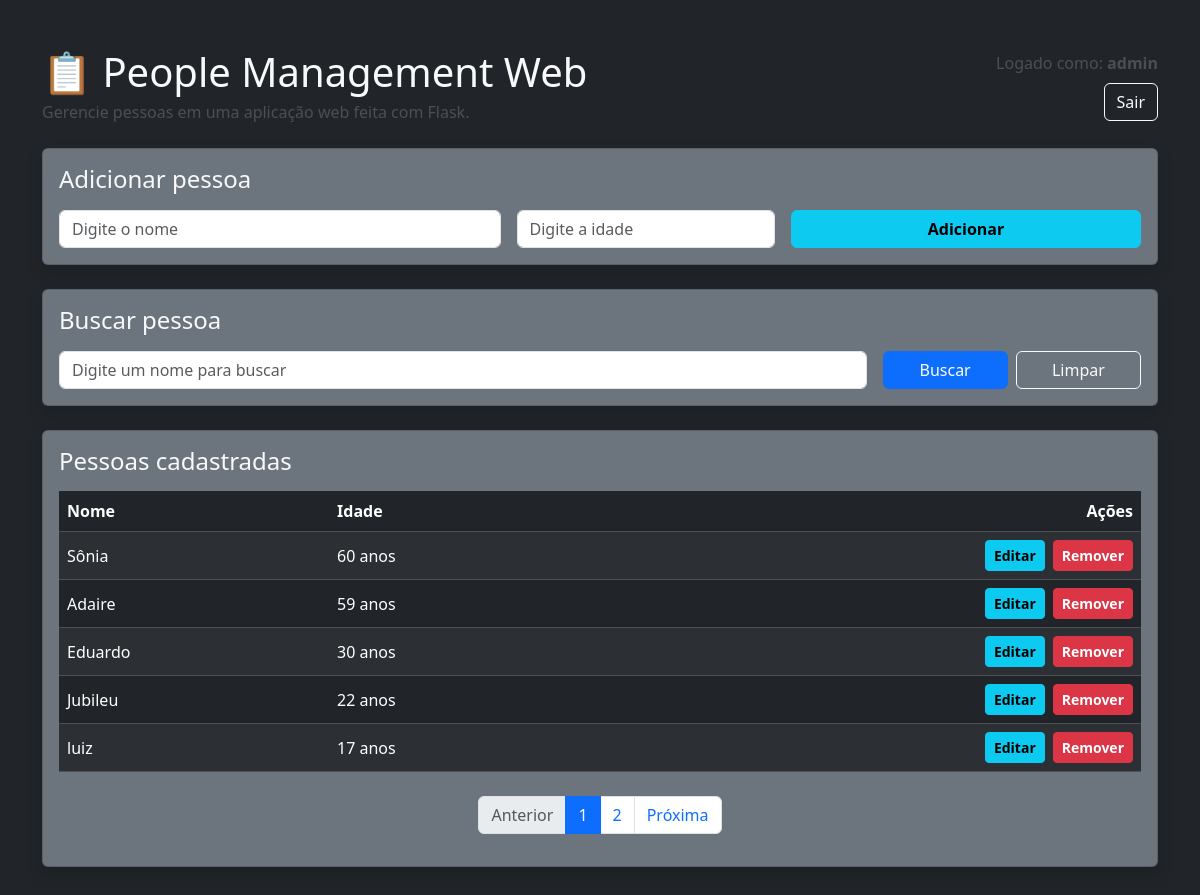
Before: / (signed in) with the older database file.
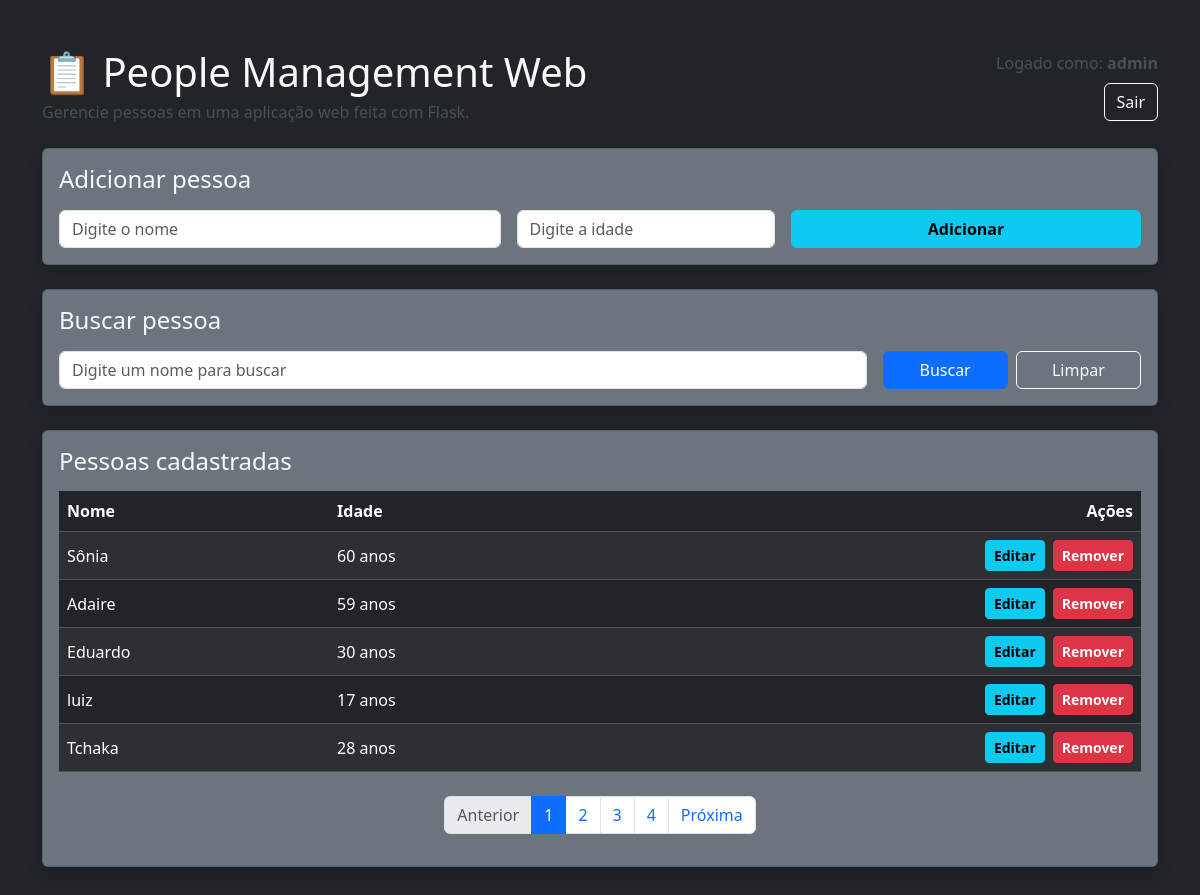
After: the same page with the newer database file.
### app.py (models this page shows)
class Pessoa(db.Model):
    id = db.Column(db.Integer, primary_key=True)
    nome = db.Column(db.String(100), nullable=False)
    idade = db.Column(db.Integer, nullable=False)

### app.py (the view)
@app.route("/")
@login_required
def home():
    busca = request.args.get("busca", "").strip()
    pagina = request.args.get("pagina", 1, type=int)
    por_pagina = 5
    query = Pessoa.query
    if busca:
        query = query.filter(Pessoa.nome.ilike(f"%{busca}%"))
    paginacao = query.order_by(Pessoa.id.asc()).paginate(
        page=pagina,
        per_page=por_pagina,
        error_out=False
    )
    pessoas = paginacao.items
    return render_template(
        "index.html",
        pessoas=pessoas,
        busca=busca,
        pessoa_em_edicao=None,
        form_nome="",
        form_idade="",
        paginacao=paginacao
    )

### app.py (called while the page is built)
@login_manager.user_loader
def load_user(user_id):
    return Usuario.query.get(int(user_id))

### templates/index.html (shortened to what the changed rows need)
<!DOCTYPE html>
<html lang="pt-br">
<head>
    <link href="https://cdn.jsdelivr.net/npm/bootstrap@5.3.3/dist/css/bootstrap.min.css" rel="stylesheet">
</head>
<body class="bg-dark text-light">
    <div class="container py-5">
        <div class="d-flex flex-column flex-md-row justify-content-between align-items-md-center mb-4 gap-3">
            <div>
                <h1 class="mb-1">📋 People Management Web</h1>
            </div>
        </div>
        <div class="row g-4">
            <div class="col-12">
                <div class="card bg-secondary text-light shadow">
                    <div class="card-body">
                        {% if pessoa_em_edicao %}
                            <h2 class="h4 mb-3">Editar pessoa</h2>
                            <form action="{{ url_for('main.atualizar', id=pessoa_em_edicao.id, busca=busca, pagina=paginacao.page) }}" method="post" class="row g-3">
                                <div class="col-md-5">
                                    <input type="text" name="nome" class="form-control" placeholder="Digite o nome" value="{{ form_nome }}" required>
                                </div>
                                <div class="col-md-3">
                                    <input type="text" name="idade" class="form-control" placeholder="Digite a idade" value="{{ form_idade }}" required>
                                </div>
                                <div class="col-md-4 d-flex gap-2">
                                    <button type="submit" class="btn btn-info fw-bold flex-fill" onclick="this.disabled=true; this.innerText='Salvando...'; this.form.submit();">
                                        Salvar alterações
                                    </button>
                                    <a href="{{ url_for('main.home', busca=busca, pagina=paginacao.page) }}" class="btn btn-outline-light flex-fill">Cancelar</a>
                                </div>
                            </form>
                        {% else %}
                            <h2 class="h4 mb-3">Adicionar pessoa</h2>
                        {% endif %}
                    </div>
                </div>
            </div>
            <div class="col-12">
                <div class="card bg-secondary text-light shadow">
                    <div class="card-body">
                        <h2 class="h4 mb-3">Buscar pessoa</h2>
                    </div>
                </div>
            </div>
            <div class="col-12">
                <div class="card bg-secondary text-light shadow">
                    <div class="card-body">
                        <h2 class="h4 mb-3">Pessoas cadastradas</h2>
                        {% if pessoas %}
                            <div class="table-responsive">
                                <table class="table table-dark table-striped table-hover align-middle mb-0">
                                    <thead>
                                        <tr>
                                            <th>Nome</th>
                                            <th>Idade</th>
                                            <th class="text-end">Ações</th>
                                        </tr>
                                    </thead>
                                    <tbody>
                                        {% for pessoa in pessoas %}
                                            <tr>
                                                <td>{{ pessoa.nome }}</td>
                                                <td>{{ pessoa.idade }} anos</td>
                                                <td class="text-end">
                                                    <div class="d-inline-flex gap-2">
                                                        <form action="{{ url_for('main.editar', id=pessoa.id, busca=busca, pagina=paginacao.page) }}" method="get">
                                                            <button type="submit" class="btn btn-info btn-sm fw-bold">
                                                                Editar
                                                            </button>
                                                        </form>
                                                        <form action="{{ url_for('main.remover', id=pessoa.id, busca=busca, pagina=paginacao.page) }}" method="post" onsubmit="return confirmarRemocao()">
                                                            <button type="submit" class="btn btn-danger btn-sm fw-bold">
                                                                Remover
                                                            </button>
                                                        </form>
                                                    </div>
                                                </td>
                                            </tr>
                                        {% endfor %}
                                    </tbody>
                                </table>
                            </div>
                            {% if paginacao.pages > 1 %}
                                <nav class="mt-4">
                                    <ul class="pagination justify-content-center">
                                        {% for numero in paginacao.iter_pages(left_edge=1, right_edge=1, left_current=1, right_current=2) %}
                                            {% if numero %}
                                                <li class="page-item {% if numero == paginacao.page %}active{% endif %}">
                                                    <a class="page-link" href="{{ url_for('main.home', pagina=numero, busca=busca) }}">
                                                        {{ numero }}
                                                    </a>
                                                </li>
                                            {% else %}
                                                <li class="page-item disabled">
                                                    <span class="page-link">...</span>
                                                </li>
                                            {% endif %}
                                        {% endfor %}
                                    </ul>
                                </nav>
                            {% endif %}
                        {% else %}
                            <p class="mb-0 text-light-emphasis">Nenhuma pessoa encontrada.</p>
                        {% endif %}
                    </div>
                </div>
            </div>
        </div>
    </div>
</body>
</html>

Changed rows visible on the page:
removed Pessoa: nome "Jubileu", idade "22"
now on this page (row unchanged): Pessoa: nome "Tchaka", idade "28"
Other visible differences:
new list line: "3"
new list line: "4"
